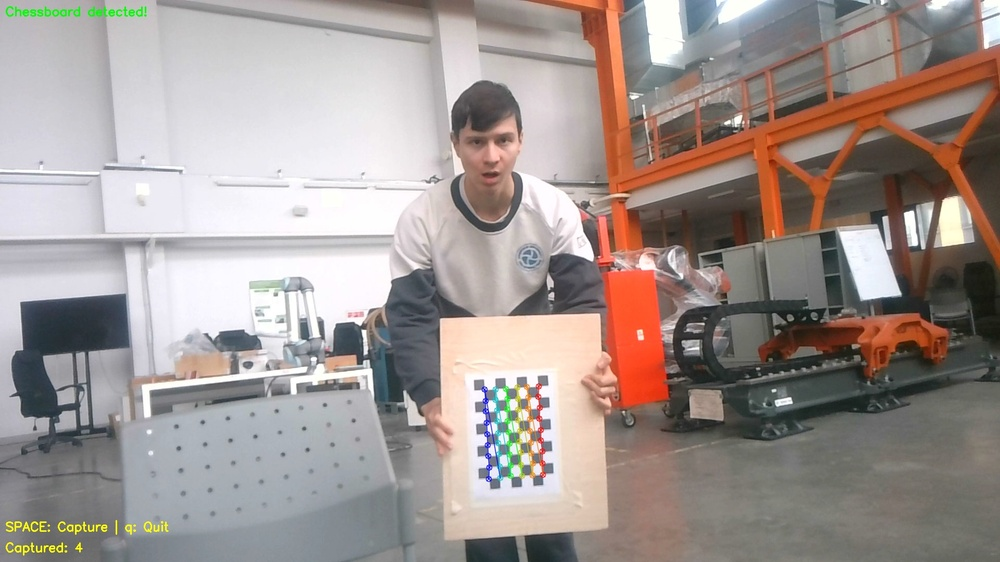
#> input picture calibration_images/calib_20250507_140527.jpg, 1000 x 562 px, shrunk from 1920 x 1080 before the run, given in place of the camera
$ python camera_calibration.py
#> lines starting #> are read from the running program, lines starting #| are printed output that depends on the picture
import cv2
import numpy as np
import os
from datetime import datetime

# Configuration
CHESSBOARD_SIZE = (9, 6)  # Number of inner corners (width, height)
SQUARE_SIZE = 0.025  # Size of one square in meters (25mm)
CALIB_IMAGES_DIR = "calibration_images"
MIN_IMAGES = 15  # Minimum number of calibration images needed

def create_calibration_directory():
    """Create directory for calibration images if it doesn't exist"""
    if not os.path.exists(CALIB_IMAGES_DIR):
        os.makedirs(CALIB_IMAGES_DIR)
        print(f"Created directory: {CALIB_IMAGES_DIR}")
    else:
        print(f"Using existing directory: {CALIB_IMAGES_DIR}")

def capture_calibration_images():
    """Capture calibration images through the camera"""
    cap = cv2.VideoCapture(0)
    if not cap.isOpened():
        print("Error: Could not open camera")
        return

    print("\n=== Calibration Image Capture ===")
    print("Press:")
    print("  [SPACE] - Capture image when chessboard is detected")
    print("  [q] - Quit when you have enough images (at least 15 recommended)")

    image_count = len(os.listdir(CALIB_IMAGES_DIR)) if os.path.exists(CALIB_IMAGES_DIR) else 0

    while True:
        ret, frame = cap.read()
#> frame is the input picture: shape (562, 1000, 3); mean B, G, R 146.1, 150.1, 160.7
        if not ret:
            print("Error: Could not read frame")
            break

        gray = cv2.cvtColor(frame, cv2.COLOR_BGR2GRAY)
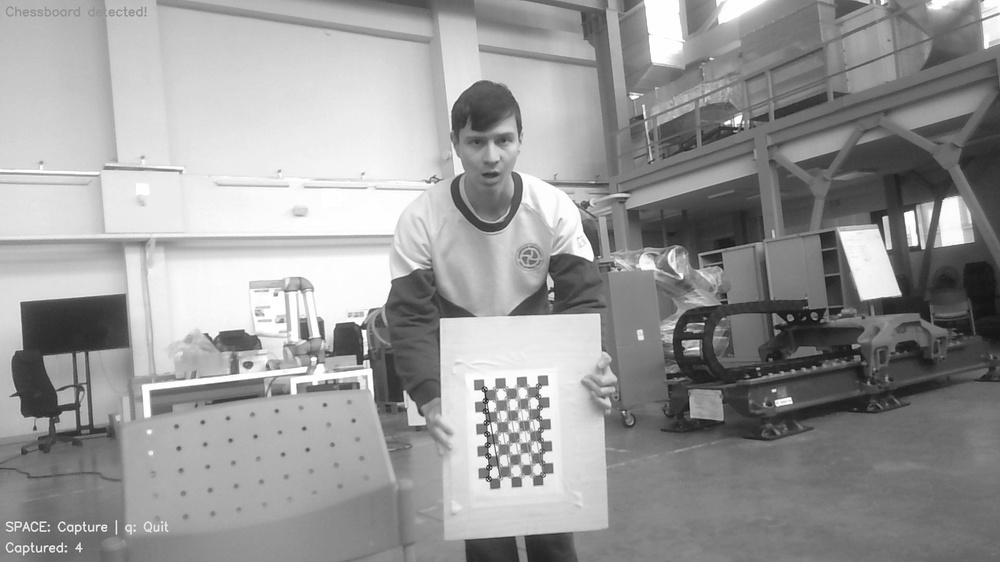
#> gray: shape (562, 1000); min 17, max 255, mean 152.9
        ret_chess, corners = cv2.findChessboardCorners(gray, CHESSBOARD_SIZE, None)
#> ret_chess = True; corners = 54 rows, first 8: [538, 386], [538.5, 397], [539, 408], [539, 418.5], [540, 430], [539.9, 442.9], [541.5, 452], [542, 462.5]

        # Draw chessboard corners if found
        if ret_chess:
            cv2.drawChessboardCorners(frame, CHESSBOARD_SIZE, corners, ret_chess)
            cv2.putText(frame, "Chessboard detected!", (10, 30),
                       cv2.FONT_HERSHEY_SIMPLEX, 0.8, (0, 255, 0), 2)

        # Show instructions
        cv2.putText(frame, f"Captured: {image_count}", (10, frame.shape[0] - 20),
                   cv2.FONT_HERSHEY_SIMPLEX, 0.8, (0, 255, 255), 2)
        cv2.putText(frame, "SPACE: Capture | q: Quit", (10, frame.shape[0] - 60),
                   cv2.FONT_HERSHEY_SIMPLEX, 0.8, (0, 255, 255), 2)
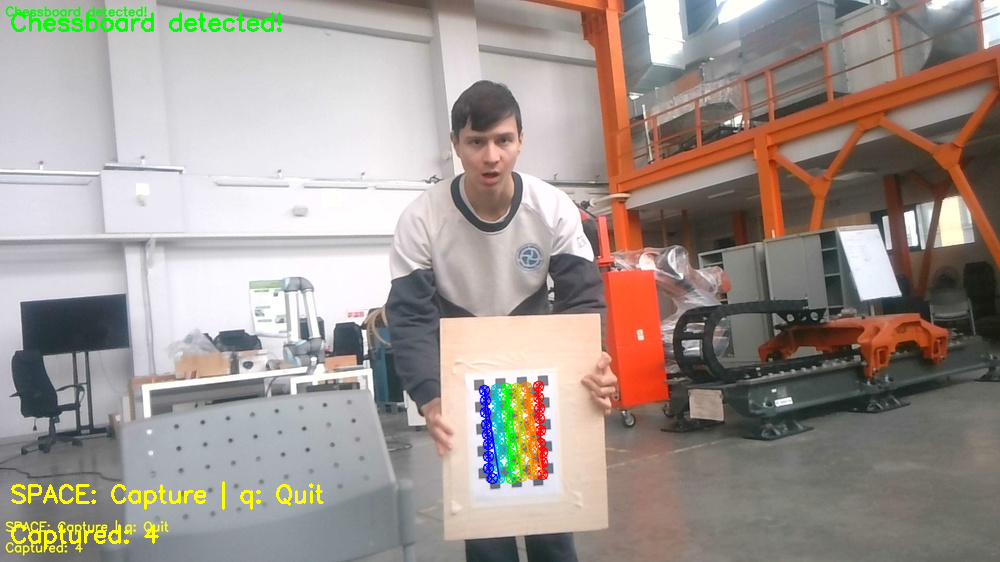
#> frame: shape (562, 1000, 3); mean B, G, R 144.2, 150.7, 160.4

        cv2.imshow("Camera Calibration", frame)

        key = cv2.waitKey(1)
#> (key q is pressed here)
        if key == ord(' '):  # SPACE to capture
            if ret_chess:
                timestamp = datetime.now().strftime("%Y%m%d_%H%M%S")

                img_path = os.path.join(CALIB_IMAGES_DIR, f"calib_{timestamp}.jpg")
                cv2.imwrite(img_path, frame)
                image_count += 1
                print(f"Saved: {img_path}")
                # Flash the screen to indicate capture
                flash = frame.copy()
                cv2.rectangle(flash, (0, 0), (frame.shape[1], frame.shape[0]), (0, 255, 0), -1)
                cv2.addWeighted(flash, 0.3, frame, 0.7, 0, frame)
                cv2.imshow("Camera Calibration", frame)
                cv2.waitKey(300)
        elif key == ord('q'):  # q to quit
            break

    cap.release()
    cv2.destroyAllWindows()
    return image_count

def calibrate_camera():
    """Perform camera calibration using captured images"""
    print("\n=== Starting Camera Calibration ===")

    # Prepare object points (0,0,0), (1,0,0), (2,0,0), ..., (8,5,0)
    objp = np.zeros((CHESSBOARD_SIZE[0] * CHESSBOARD_SIZE[1], 3), np.float32)
    objp[:, :2] = np.mgrid[0:CHESSBOARD_SIZE[0], 0:CHESSBOARD_SIZE[1]].T.reshape(-1, 2)
    objp *= SQUARE_SIZE

    # Arrays to store object points and image points
    objpoints = []  # 3D points in real world space
    imgpoints = []  # 2D points in image plane

    # Get list of calibration images
    images = [os.path.join(CALIB_IMAGES_DIR, f) for f in os.listdir(CALIB_IMAGES_DIR)
              if f.endswith('.jpg') or f.endswith('.png')]

    if len(images) < 5:
        print(f"Error: Need at least 5 images for calibration (found {len(images)})")
        return None, None

    print(f"Processing {len(images)} calibration images...")

    for i, fname in enumerate(images):
        print(f"Processing image {i+1}/{len(images)}: {fname}")
        img = cv2.imread(fname)
        gray = cv2.cvtColor(img, cv2.COLOR_BGR2GRAY)

        # Find chessboard corners
        ret, corners = cv2.findChessboardCorners(gray, CHESSBOARD_SIZE, None)

        if ret:
            objpoints.append(objp)

            # Refine corner locations
            criteria = (cv2.TERM_CRITERIA_EPS + cv2.TERM_CRITERIA_MAX_ITER, 30, 0.001)
            corners2 = cv2.cornerSubPix(gray, corners, (11, 11), (-1, -1), criteria)
            imgpoints.append(corners2)

            # Visualize the corners (optional)
            cv2.drawChessboardCorners(img, CHESSBOARD_SIZE, corners2, ret)
            cv2.imshow('Calibration', img)
            cv2.waitKey(500)
        else:
            print(f"Warning: Chessboard not found in {fname}")

    cv2.destroyAllWindows()

    if len(objpoints) < 5:
        print(f"Error: Only found chessboard in {len(objpoints)} images (need at least 5)")
        return None, None

    print("\nCalculating camera parameters...")

    # Perform camera calibration
    ret, camera_matrix, dist_coeffs, rvecs, tvecs = cv2.calibrateCamera(
        objpoints, imgpoints, gray.shape[::-1], None, None)

    # Calculate reprojection error
    mean_error = 0
    for i in range(len(objpoints)):
        imgpoints2, _ = cv2.projectPoints(objpoints[i], rvecs[i], tvecs[i], camera_matrix, dist_coeffs)
        error = cv2.norm(imgpoints[i], imgpoints2, cv2.NORM_L2) / len(imgpoints2)
        mean_error += error

    print(f"\n=== Calibration Results ===")
    print(f"Reprojection error: {mean_error/len(objpoints):.5f} pixels")
    print("(Lower is better, < 0.5 is excellent)")
    print("\nCamera Matrix:")
    print(camera_matrix)
    print("\nDistortion Coefficients:")
    print(dist_coeffs)

    return camera_matrix, dist_coeffs

def save_calibration(filename, camera_matrix, dist_coeffs):
    """Save calibration data to a file"""
    np.savez(filename, camera_matrix=camera_matrix, dist_coeffs=dist_coeffs)
    print(f"\nCalibration data saved to {filename}")

def main():
    create_calibration_directory()

    # Step 1: Capture calibration images
    print("\n=== STEP 1: Capture Calibration Images ===")
    print(f"Please prepare a {CHESSBOARD_SIZE[0]}x{CHESSBOARD_SIZE[1]} chessboard pattern")
    print(f"Each square should be {SQUARE_SIZE*1000:.0f}mm in size")
    input("Press Enter to start capturing images...")

    image_count = capture_calibration_images()
    print(f"\nCaptured {image_count} calibration images")

    if image_count < MIN_IMAGES:
        print(f"Warning: Recommended minimum is {MIN_IMAGES} images")

    # Step 2: Perform calibration
    print("\n=== STEP 2: Calibrate Camera ===")
    input("Press Enter to start calibration...")

    camera_matrix, dist_coeffs = calibrate_camera()

    if camera_matrix is not None:
        # Step 3: Save calibration data
        save_calibration("cv/camera_calibration.npz", camera_matrix, dist_coeffs)

        # Step 4: Test calibration
        print("\n=== STEP 3: Test Calibration ===")
        print("Opening camera with undistortion...")
        print("Press 'q' to quit")

        cap = cv2.VideoCapture(0)
        while True:
            ret, frame = cap.read()
            if not ret:
                break

            # Undistort the image
            h, w = frame.shape[:2]
            new_camera_matrix, roi = cv2.getOptimalNewCameraMatrix(
                camera_matrix, dist_coeffs, (w, h), 1, (w, h))
            undistorted = cv2.undistort(frame, camera_matrix, dist_coeffs, None, new_camera_matrix)

            # Crop the image
            x, y, w, h = roi
            undistorted = undistorted[y:y+h, x:x+w]

            cv2.imshow("Original", frame)
            cv2.imshow("Undistorted", undistorted)

            if cv2.waitKey(1) & 0xFF == ord('q'):
                break

        cap.release()
        cv2.destroyAllWindows()

if __name__ == "__main__":
    main()

$ run again, on calibration_images/calib_20250507_140532.jpg
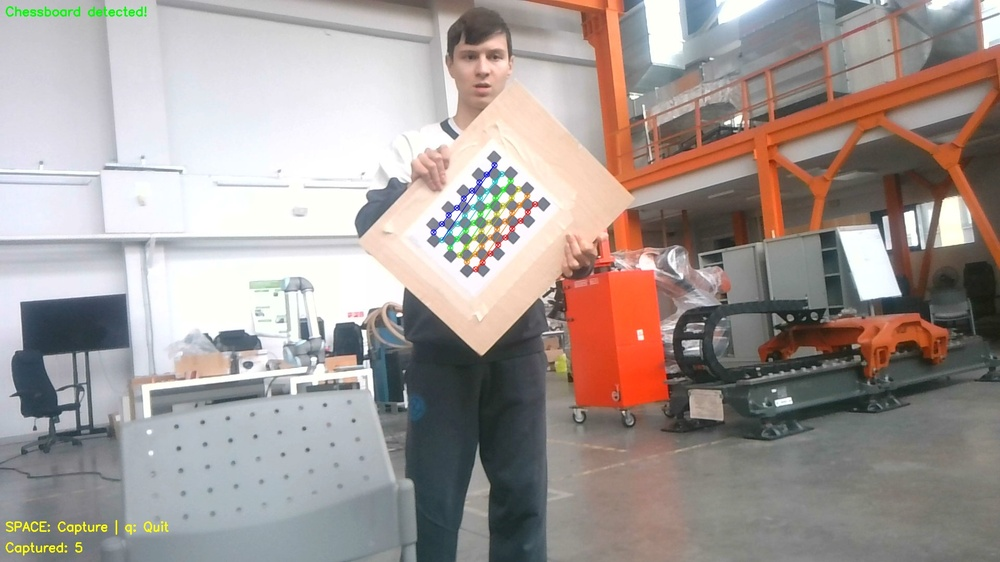
#> input picture calibration_images/calib_20250507_140532.jpg, 1000 x 562 px, shrunk from 1920 x 1080 before the run, given in place of the camera
#> in capture_calibration_images, frame is the input picture: shape (562, 1000, 3); mean B, G, R 149.8, 153.5, 163
#> in capture_calibration_images, `gray = cv2.cvtColor(frame, cv2.COLOR_BGR2GRAY)`:
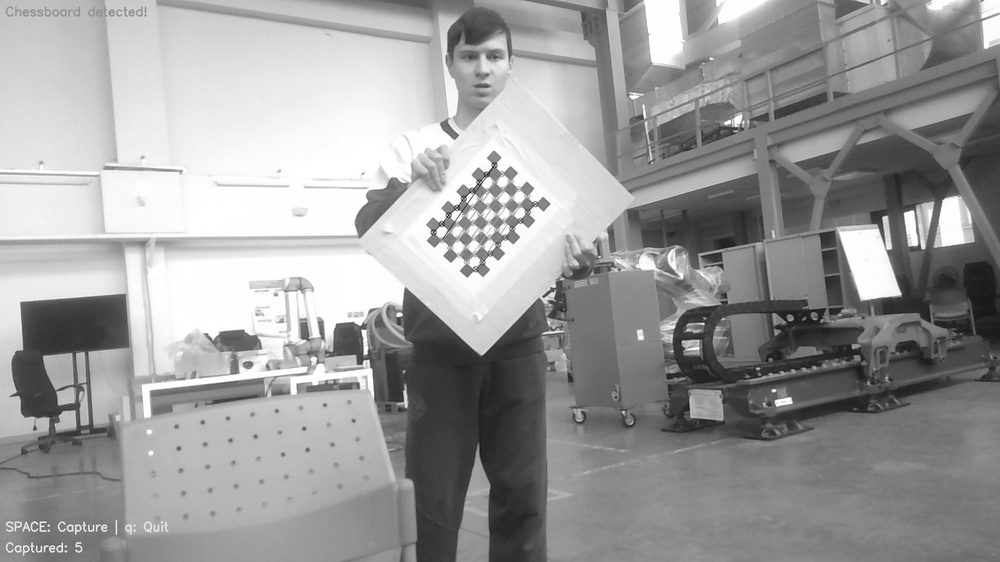
#> gray: shape (562, 1000); min 20, max 255, mean 155.9
#> ret_chess = True; corners = 54 rows, first 8: [535, 204], [527.5, 211.5], [520, 220.5], [512, 228], [504.6, 237.1], [495.9, 245], [490, 253.5], [482, 262]
#> in capture_calibration_images, `cv2.putText(frame, "SPACE: Capture | q: Quit", (10, frame.shape[0] - 6..`:
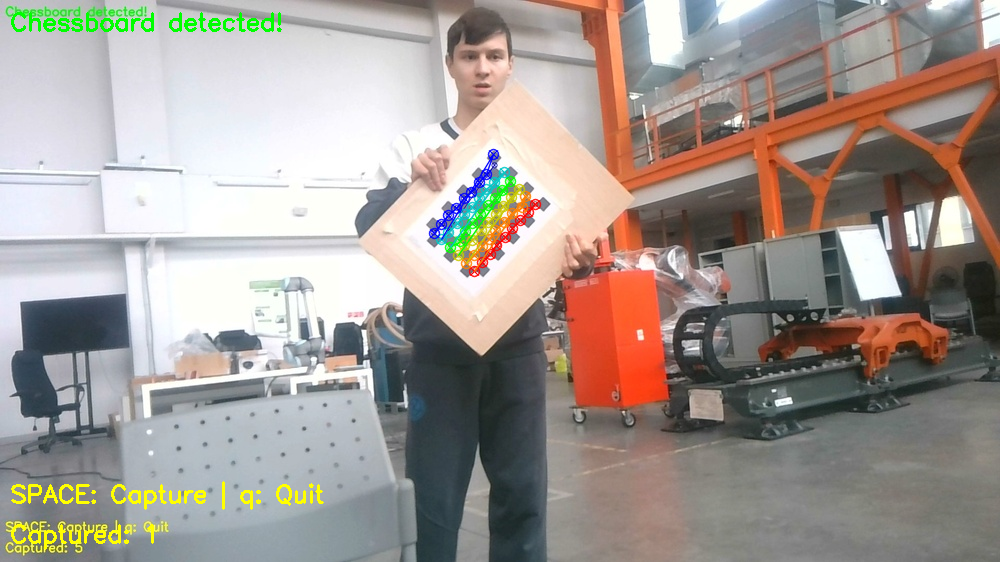
#> frame: shape (562, 1000, 3); mean B, G, R 147.7, 153.9, 162.4

$ run again, on calibration_images/calib_20250507_140539.jpg
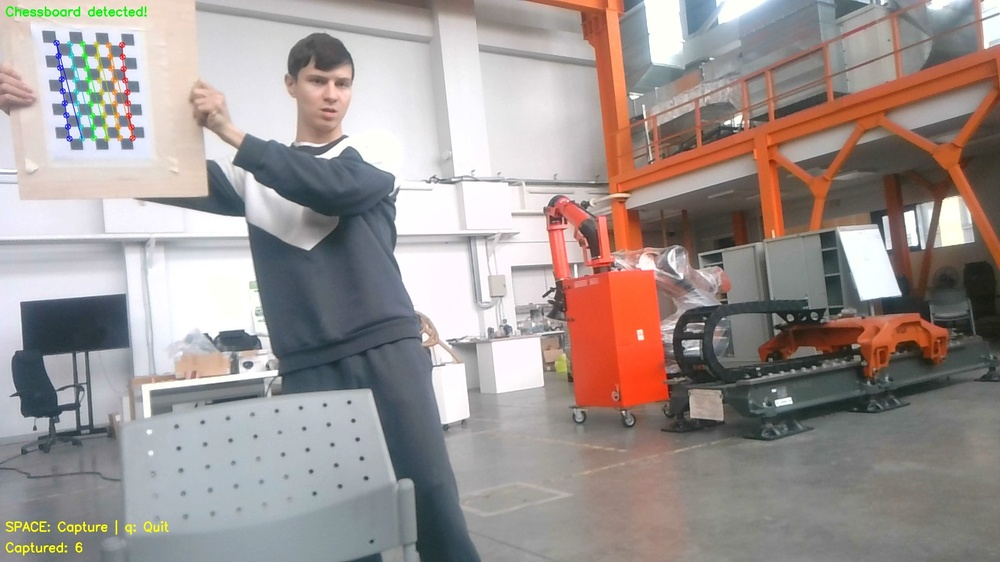
#> input picture calibration_images/calib_20250507_140539.jpg, 1000 x 562 px, shrunk from 1920 x 1080 before the run, given in place of the camera
#> in capture_calibration_images, frame is the input picture: shape (562, 1000, 3); mean B, G, R 146.6, 149.4, 158.9
#> in capture_calibration_images, `gray = cv2.cvtColor(frame, cv2.COLOR_BGR2GRAY)`:
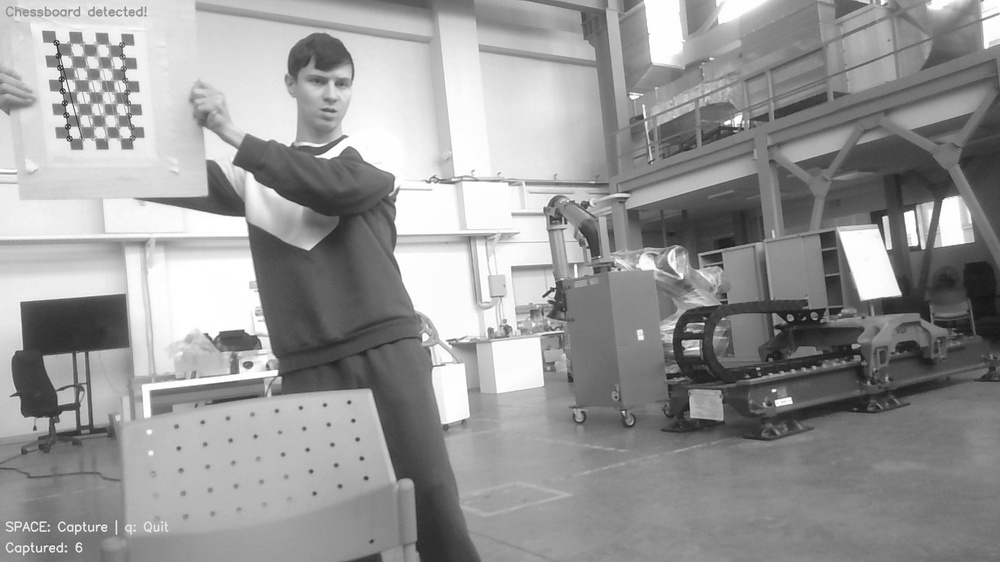
#> gray: shape (562, 1000); min 22, max 255, mean 151.9
#> ret_chess = True; corners = 54 rows, first 8: [122, 45], [123.5, 57], [125.8, 69.58], [126.3, 81.36], [126.5, 92.5], [128.5, 103.5], [130.9, 116.5], [130.5, 126.5]
#> in capture_calibration_images, `cv2.putText(frame, "SPACE: Capture | q: Quit", (10, frame.shape[0] - 6..`:
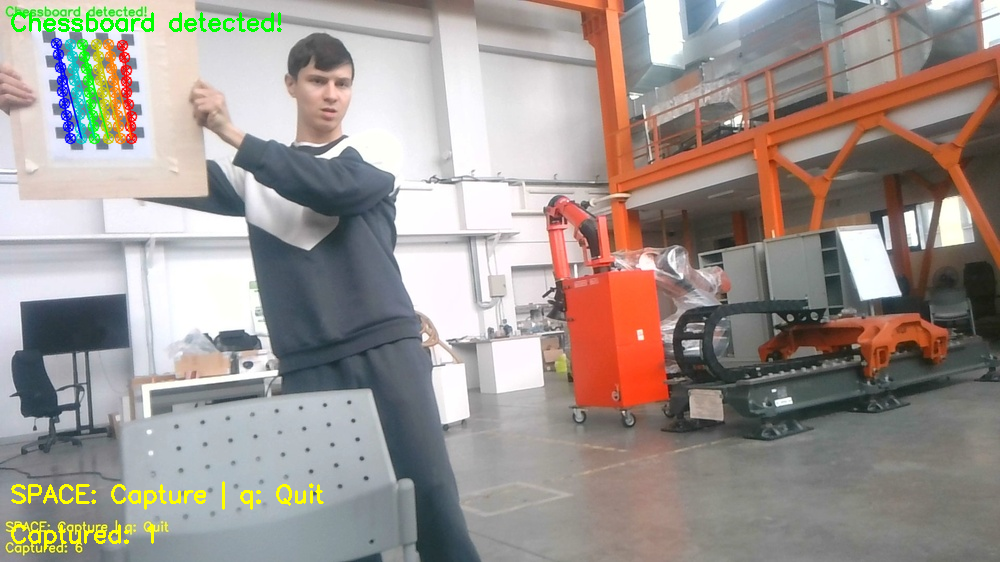
#> frame: shape (562, 1000, 3); mean B, G, R 144.4, 149.7, 158.3
